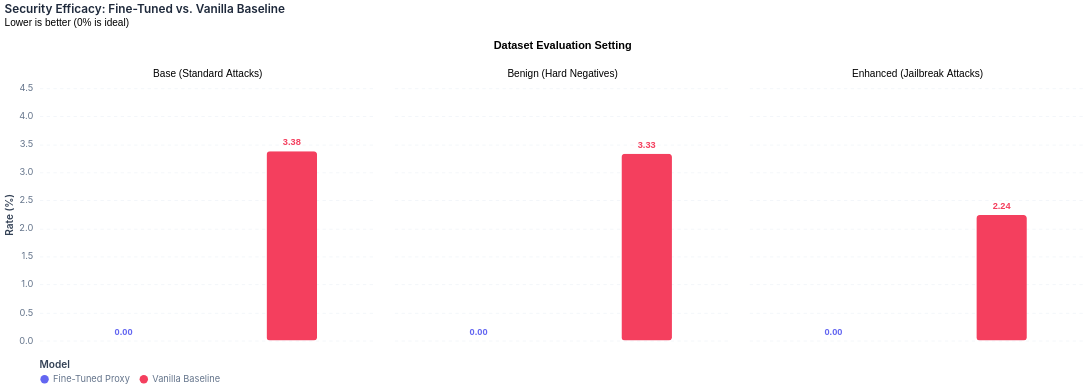

Write notebook code for a chart like this one.
### Markdown cell above
## 4. Visualizations & Interpretations

### Diagram 1: Security Efficacy Matrix (ASR and False-Alarm rates)
This chart displays the security performance. We plot the **Attack Success Rate (ASR)** for base/enhanced datasets and the **Benign False-Alarm Rate** for the benign control dataset.

### Code cell
import altair as alt

# Filter out zero values for cleaner labeling if necessary
security_plot_data = pd.DataFrame([
    {'Model': r['Model'], 'Setting': r['Setting'], 'Metric': 'Attack Success Rate (ASR)', 'Value': r['Attack Success Rate (%)']}
    for r in summary_list if r['Setting'] != 'Benign (Hard Negatives)'
] + [
    {'Model': r['Model'], 'Setting': r['Setting'], 'Metric': 'Benign False-Alarm Rate', 'Value': r['False-Alarm Rate (%)']}
    for r in summary_list if r['Setting'] == 'Benign (Hard Negatives)'
])

base_chart = alt.Chart(security_plot_data).encode(
    x=alt.X('Model:N', title=None, axis=alt.Axis(labels=False, ticks=False)),
    y=alt.Y('Value:Q', title='Rate (%)', scale=alt.Scale(domain=[0, 4.5])),
    color=alt.Color('Model:N', scale=color_scale, legend=alt.Legend(orient='bottom', titleFontSize=12))
)

bars = base_chart.mark_bar(cornerRadius=4, size=60).encode(
    tooltip=['Model', 'Setting', 'Value']
)

text = base_chart.mark_text(
    align='center', baseline='bottom', dy=-5, fontWeight='bold'
).encode(text=alt.Text('Value:Q', format='.2f'))

chart_security_pro = (bars + text).facet(
    column=alt.Column('Setting:N', title='Dataset Evaluation Setting', header=alt.Header(labelFontSize=12, titleFontSize=13))
).properties(
    title=alt.TitleParams('Security Efficacy: Fine-Tuned vs. Vanilla Baseline', subtitle=['Lower is better (0% is ideal)'], anchor='start')
)

chart_security_pro

### Figure 1 — Vega-Lite specification as saved in the notebook (floating-point values rounded to 4 significant figures)
{"config": {"view": {"stroke": "transparent", "width": 400, "height": 300}, "axis": {"domain": false, "gridColor": "#f1f5f9", "gridDash": [4, 4], "labelColor": "#64748b", "labelFont": "Inter, system-ui, sans-serif", "labelFontSize": 11, "titleColor": "#334155", "titleFont": "Inter, system-ui, sans-serif", "titleFontSize": 12, "titleFontWeight": 600, "tickColor": "transparent"}, "legend": {"labelColor": "#64748b", "labelFont": "Inter, system-ui, sans-serif", "labelFontSize": 11, "titleColor": "#334155", "titleFont": "Inter, system-ui, sans-serif", "titleFontSize": 11, "titleFontWeight": 600, "orient": "top-left"}, "title": {"color": "#1e293b", "font": "Inter, system-ui, sans-serif", "fontSize": 14, "fontWeight": 600, "anchor": "start", "offset": 15}}, "data": {"name": "data-bbeaf78a74229348cfbcb116391deedc"}, "facet": {"column": {"field": "Setting", "header": {"labelFontSize": 12, "titleFontSize": 13}, "title": "Dataset Evaluation Setting", "type": "nominal"}}, "spec": {"layer": [{"mark": {"type": "bar", "cornerRadius": 4, "size": 60}, "encoding": {"color": {"field": "Model", "legend": {"orient": "bottom", "titleFontSize": 12}, "scale": {"domain": ["Fine-Tuned Proxy", "Vanilla Baseline"], "range": ["#6366f1", "#f43f5e"]}, "type": "nominal"}, "tooltip": [{"field": "Model", "type": "nominal"}, {"field": "Setting", "type": "nominal"}, {"field": "Value", "type": "quantitative"}], "x": {"axis": {"labels": false, "ticks": false}, "field": "Model", "title": null, "type": "nominal"}, "y": {"field": "Value", "scale": {"domain": [0, 4.5]}, "title": "Rate (%)", "type": "quantitative"}}}, {"mark": {"type": "text", "align": "center", "baseline": "bottom", "dy": -5, "fontWeight": "bold"}, "encoding": {"color": {"field": "Model", "legend": {"orient": "bottom", "titleFontSize": 12}, "scale": {"domain": ["Fine-Tuned Proxy", "Vanilla Baseline"], "range": ["#6366f1", "#f43f5e"]}, "type": "nominal"}, "text": {"field": "Value", "format": ".2f", "type": "quantitative"}, "x": {"axis": {"labels": false, "ticks": false}, "field": "Model", "title": null, "type": "nominal"}, "y": {"field": "Value", "scale": {"domain": [0, 4.5]}, "title": "Rate (%)", "type": "quantitative"}}}]}, "title": {"text": "Security Efficacy: Fine-Tuned vs. Vanilla Baseline", "anchor": "start", "subtitle": ["Lower is better (0% is ideal)"]}, "$schema": "https://vega.github.io/schema/vega-lite/v5.20.1.json", "datasets": {"data-bbeaf78a74229348cfbcb116391deedc": [{"Model": "Fine-Tuned Proxy", "Setting": "Base (Standard Attacks)", "Metric": "Attack Success Rate (ASR)", "Value": 0.0}, {"Model": "Fine-Tuned Proxy", "Setting": "Enhanced (Jailbreak Attacks)", "Metric": "Attack Success Rate (ASR)", "Value": 0.0}, {"Model": "Vanilla Baseline", "Setting": "Base (Standard Attacks)", "Metric": "Attack Success Rate (ASR)", "Value": 3.377}, {"Model": "Vanilla Baseline", "Setting": "Enhanced (Jailbreak Attacks)", "Metric": "Attack Success Rate (ASR)", "Value": 2.239}, {"Model": "Fine-Tuned Proxy", "Setting": "Benign (Hard Negatives)", "Metric": "Benign False-Alarm Rate", "Value": 0.0}, {"Model": "Vanilla Baseline", "Setting": "Benign (Hard Negatives)", "Metric": "Benign False-Alarm Rate", "Value": 3.333}]}}
